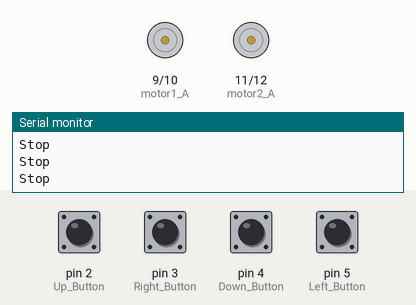
This sketch was run on a simulated Arduino Uno, built with avr-gcc and run on an emulated ATmega328P. On the bench: motor-driver pin pairs drawn as motors (green arrow = first pin HIGH = forward, orange = second pin HIGH = backward, longer = more drive), the last lines printed to the serial monitor. The test bench sets the inputs (shaded band); at power-on: pin 2 (Up_Button), pin 3 (Right_Button), pin 4 (Down_Button), pin 5 (Left_Button) HIGH.

Above: at 1.2 s.
1.3 s: pin 2 (Up_Button) pulled LOW for 0.15 s
At 1.38 s:
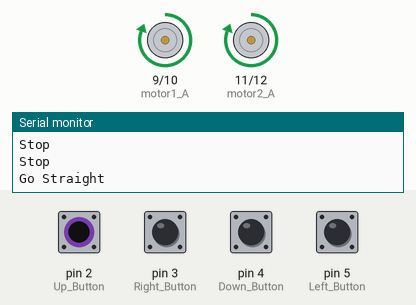
2.9 s: pin 3 (Right_Button) pulled LOW for 0.15 s
At 2.98 s:
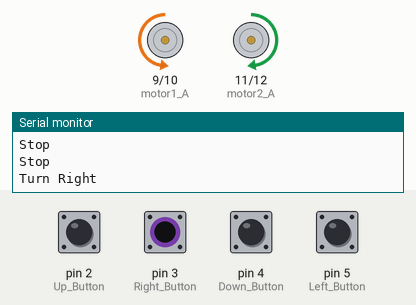
4.5 s: pin 4 (Down_Button) pulled LOW for 0.15 s
At 4.58 s:
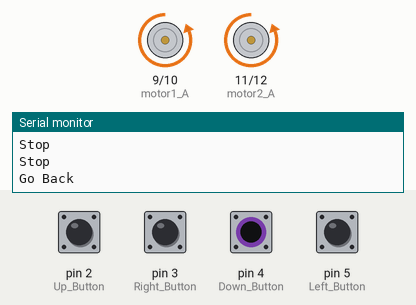
6.1 s: pin 5 (Left_Button) pulled LOW for 0.15 s
At 6.18 s:
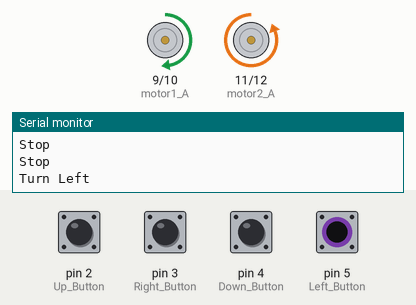
7.7 s: pin 2 (Up_Button) pulled LOW for 0.15 s
At 8.8 s:
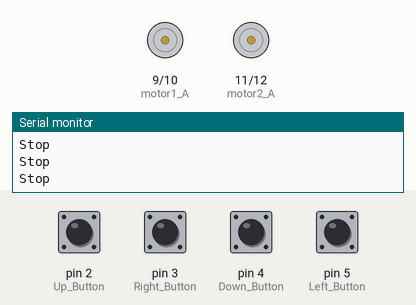
9.3 s: pin 4 (Down_Button) pulled LOW for 1 s
At 10.1 s:
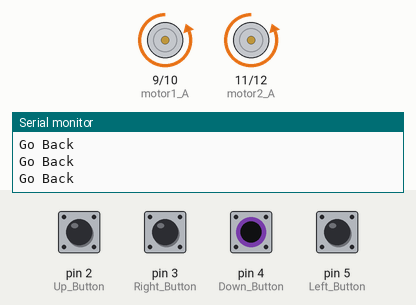
Timing chart, 0 to 12.3 s (numbered marks = the images above; inputs shaded):
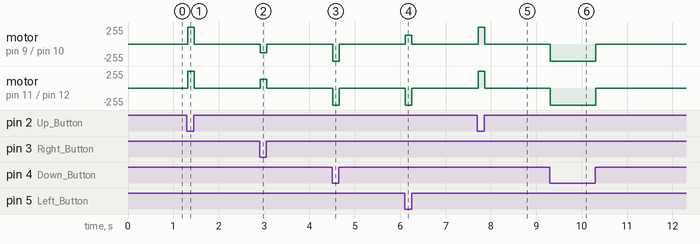

Measured:
- after the input at 1.3 s, motor on pin 9 (motor1_A) / pin 10 (motor1_B), motor on pin 11 (motor2_A) / pin 12 (motor2_B): stopped → forward 255/255 at once, → stopped 0.14 s later
- after the input at 2.9 s, motor on pin 9 (motor1_A) / pin 10 (motor1_B): stopped → backward 128/255 at once, → stopped 0.14 s later; motor on pin 11 (motor2_A) / pin 12 (motor2_B): stopped → forward 128/255 at once, → stopped 0.14 s later
- after the input at 4.5 s, motor on pin 9 (motor1_A) / pin 10 (motor1_B), motor on pin 11 (motor2_A) / pin 12 (motor2_B): stopped → backward 255/255 at once, → stopped 0.15 s later
- after the input at 6.1 s, motor on pin 9 (motor1_A) / pin 10 (motor1_B): stopped → forward 128/255 at once, → stopped 0.14 s later; motor on pin 11 (motor2_A) / pin 12 (motor2_B): stopped → backward 255/255 at once, → stopped 0.14 s later
- after the input at 7.7 s, motor on pin 9 (motor1_A) / pin 10 (motor1_B), motor on pin 11 (motor2_A) / pin 12 (motor2_B): stopped → forward 255/255 at once, → stopped 0.14 s later
- after the input at 9.3 s, motor on pin 9 (motor1_A) / pin 10 (motor1_B), motor on pin 11 (motor2_A) / pin 12 (motor2_B): stopped → backward 255/255 at once, → stopped 1.0 s later

The sketch:

SUMO_Robot.ino
```cpp
#define Up_Button     2  //กำหนดให้ขา 2 ของไมโครคอนโทรลเลอร์มีค่าเท่ากับ Up_Button
#define Down_Button   4  //กำหนดให้ขา 4 ของไมโครคอนโทรลเลอร์มีค่าเท่ากับ Down_Button
#define Right_Button  3  //กำหนดให้ขา 3 ของไมโครคอนโทรลเลอร์มีค่าเท่ากับ Right_Button
#define Left_Button   5  //กำหนดให้ขา 5 ของไมโครคอนโทรลเลอร์มีค่าเท่ากับ Left_Button
#define motor1_A 9    //กำหนดให้ขา 9 ของไมโครคอนโทรลเลอร์มีค่าเท่ากับ motor1_A
#define motor1_B 10   //กำหนดให้ขา 10 ของไมโครคอนโทรลเลอร์มีค่าเท่ากับ motor1_B
#define motor2_A 11   //กำหนดให้ขา 11 ของไมโครคอนโทรลเลอร์มีค่าเท่ากับ motor2_A
#define motor2_B 12   //กำหนดให้ขา 12 ของไมโครคอนโทรลเลอร์มีค่าเท่ากับ motor2_B

void setup()
{
  pinMode(motor1_A,OUTPUT);  //กำหนดหน้าที่ของขาไมโครคอนโทรลเลอร์ motor1_A ให้ทำหน้าที่เป็น OUTPUT (ขาสั่งงาน)
  pinMode(motor1_B,OUTPUT);
  pinMode(motor2_A,OUTPUT);
  pinMode(motor2_B,OUTPUT);

  pinMode(Up_Button,INPUT);  //กำหนดหน้าที่ของขาไมโครคอนโทรลเลอร์ Up_Button ให้ทำหน้าที่เป็น INPUT (ขารับสัญญาณ)
  pinMode(Down_Button,INPUT);
  pinMode(Left_Button,INPUT);
  pinMode(Right_Button,INPUT);

  Serial.begin(9600);
}

void loop() {


  bool Push_Up    = !digitalRead(Up_Button);    //สร้างตัวแปรเพื่อเก็บค่า และอ่านค่าสถานะของการกดปุ่ม Up โดยมีชื่อว่า Push_Up
  bool Push_Down  = !digitalRead(Down_Button);
  bool Push_Right = !digitalRead(Right_Button);
  bool Push_Left  = !digitalRead(Left_Button);

  if(Push_Up) // ตรวจสอบเงื่อนไขสถานะการกดปุ่ม Push_Up ถ้ามีการกดปุ่มจึงจะทำตามเงื่อนไขที่กำหนด
  {
    Serial.println("Go Straight");  //ส่งค่ากลับไปยังคอมพิวเตอร์ว่า Go Straight (วื่งไปด้านหน้า)
    analogWrite(motor1_A,255);      //สั่งให้ขา motor1_A มีสถานะไฟฟ้าเป็น 100 % (วิ่งเต็มกำลัง)
    analogWrite(motor2_A,255);
  }

  else if(Push_Down)
  {
    Serial.println("Go Back");
    analogWrite(motor1_B,255);
    analogWrite(motor2_B,255);
  }

  else if(Push_Right)
  {
    Serial.println("Turn Right");
    analogWrite(motor1_B,128);
    analogWrite(motor2_A,128);
  }

  else if(Push_Left)
  {
    Serial.println("Turn Left");
    analogWrite(motor1_A,128);
    analogWrite(motor2_B,128);
  }
  else // ถ้าหากไม่มีการกดปุ่มใด ๆ
  {
    Serial.println("Stop");     //ส่งค่ากลับไปยังคอมพิวเตอร์ว่า Stop (หยุด)
    digitalWrite(motor1_A,LOW); //กำหนดค่าสถานะไฟฟ้าของขา motor1_A ให้มีค่าเป็น 0 โวลต์
    digitalWrite(motor1_B,LOW);
    digitalWrite(motor2_A,LOW);
    digitalWrite(motor2_B,LOW);
  }

}
```
